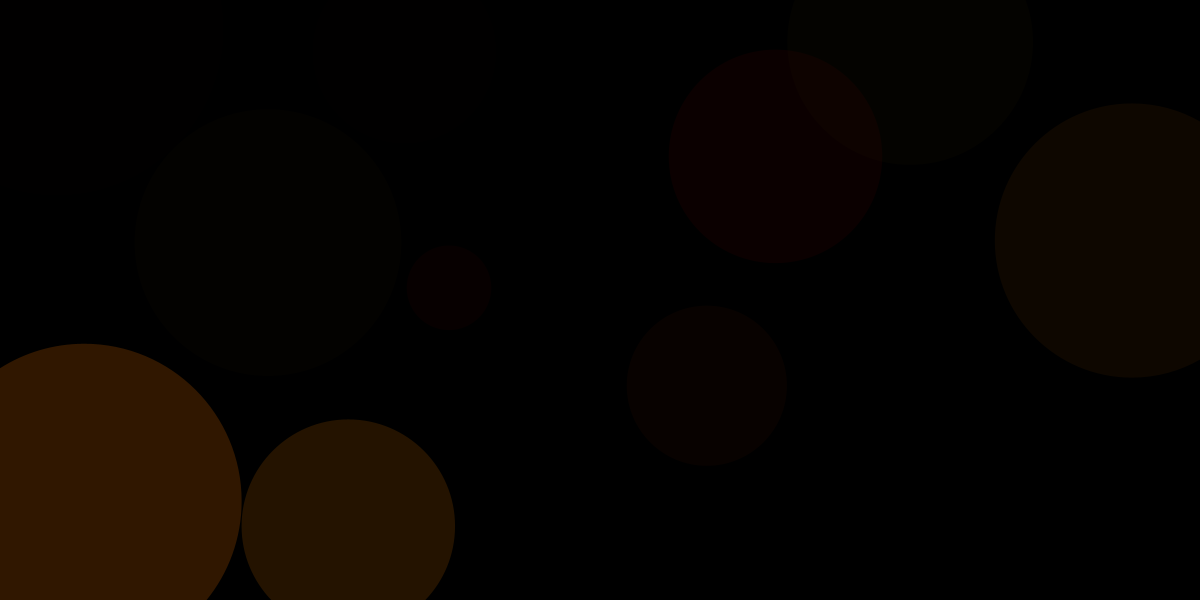
Frame 1 (no input)
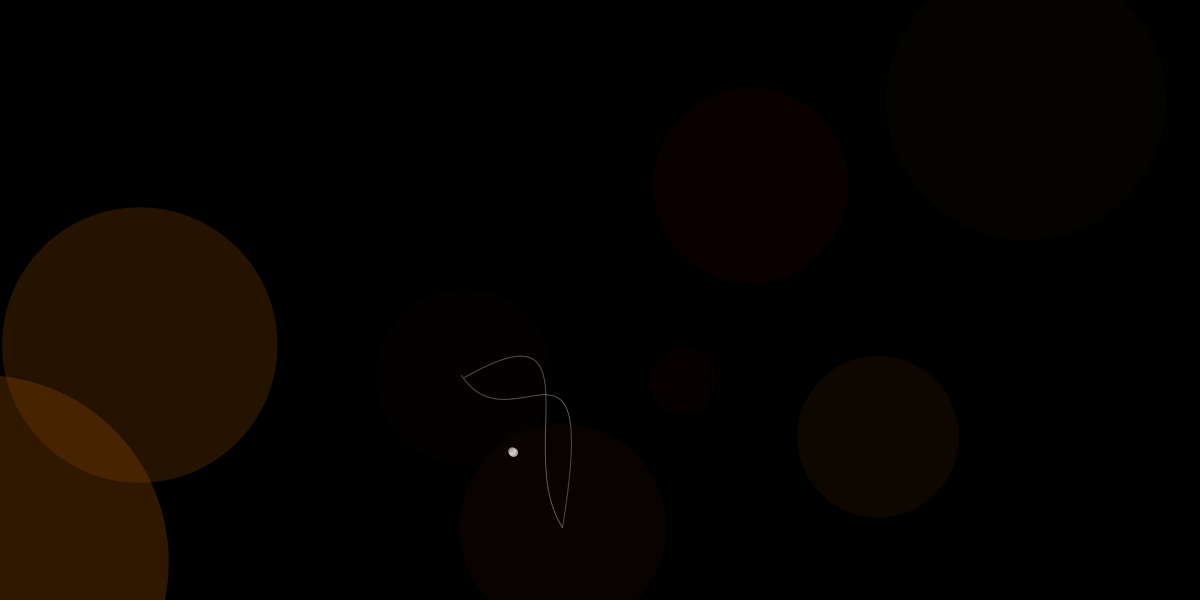
Frame 60 (the mouse pressed at the canvas centre just before this capture)
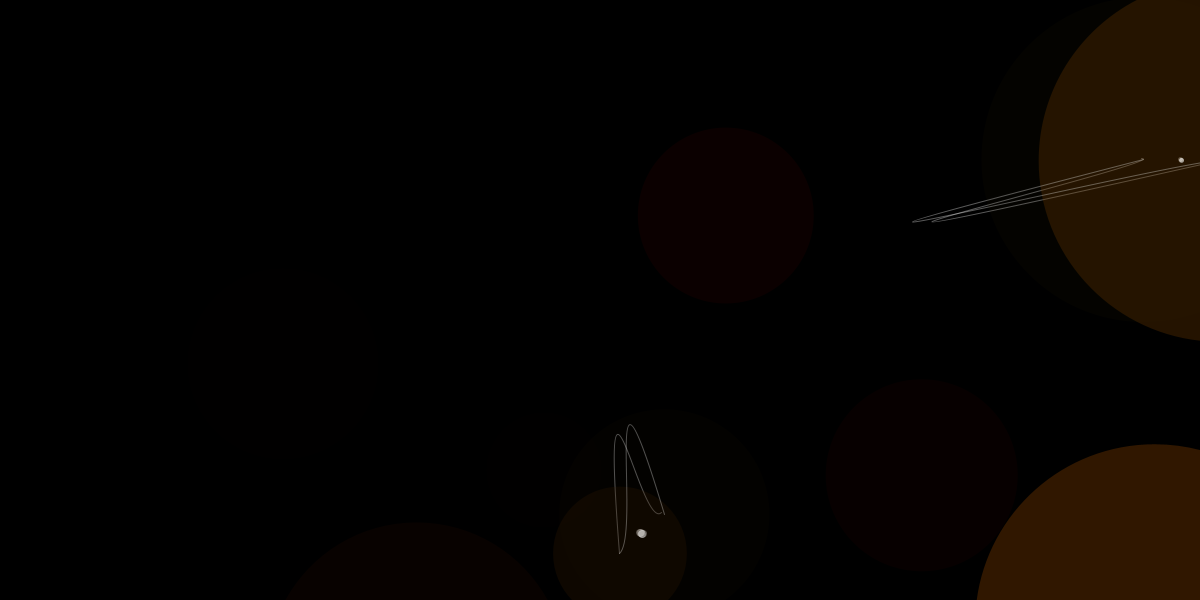
Frame 120 (the mouse held since frame 60 and released just before this capture)

The Processing sketch that drew these frames (run headless with seeded random() and noise(); from frame 60 on, the mouse is pressed at the canvas centre):

// Processing sketch: processing_124054
// ── processing_124054.pde

// Emergence_Practice
// Fall_fallin_Fallen
// Try to create a bird view watching a moving chandelier
// Hanging light bulbs which controled by cable are jumping 
// The size of the light bulbs change
// Reference: http://www.openprocessing.org/sketch/122766
// Su Hsiu Pai shhsiupai"gmail.com

int _num=10;
Circle[]_circleArr= {
};

void setup() {
  size(1200, 600);
  background(0);
  smooth();
  strokeWeight(1);
  fill(150, 150);
  drawCircles();
}

void draw() {
  background(0);
  for (int i = 0; i<_circleArr.length; i++) {
    Circle  thisCirc =_circleArr[i];
    thisCirc.updateMe();
  }
}

void mouseReleased() {
  drawCircles();
}

void drawCircles() {
  for (int i=0; i<_num;i++) {
    Circle thisCirc= new Circle();
    thisCirc.drawMe();
    _circleArr=(Circle[])append(_circleArr, thisCirc);
  }
}

class Circle {
  float x, y;
  float radius;
  color linecol, fillcol;
  float alph;
  float xmove, ymove;
  float colorctrl;
  Circle() {
    x= random(width);
    y= random(height);
    radius = random(100)+5;
    colorctrl = random(255);
    fillcol= color(colorctrl, colorctrl-random(80), random(0));
    alph=random(20, 100);
    xmove = random(10)-5;
    ymove = random(10)-5;
  }




  void drawMe() {
    noStroke();
    fill(fillcol, alph);
    float dis_M = dist(x, y, width/2, height/2);

    ellipse(x, y, radius+dis_M/2, radius+dis_M/2);
   
    stroke(linecol, 150);
    noFill();
   
  }

  void updateMe() {
    x += xmove;
    y += ymove;

    if (radius>30) {
      if (x>(width+radius)) {
        x=0-radius;
      }
      if (x<(0-radius)) {
        x=width+radius;
      }
      if (y>(height+radius)) {
        y=0-radius;
      }
      if (y<(0-radius)) {
        y=height+radius;
      }
    }
    else {
      if (x > (width-radius)) {
        x = width-radius;
        xmove = -xmove;
      }
      if (x < (radius)) {
        x = radius;
        xmove = -xmove;
      }
      if (y > (height-radius)) {
        y = height-radius;
        ymove = -ymove;
      }
      if (y < (radius)) {
        y = radius;
        ymove = -ymove;
      }
    }







    boolean touching = false;
    for (int i = 0; i <_circleArr.length; i++) {
      Circle otherCirc = _circleArr[i];
      if (otherCirc != this) {
        float dis = dist(x, y, otherCirc.x, otherCirc.y);
        float overlap = dis-radius -otherCirc.radius;
        if (overlap<0) {
          float midx, midy;
          float dis_M = dist(x, y, width/2, height/2);
          midx = (x+otherCirc.x)/2;
          midy=(y+otherCirc.y)/2;

          overlap *= -1;
          //ellipse(midx, midy, overlap, overlap);
          stroke(255, 90);
          noFill();
          //line(x,y,otherCirc.x, otherCirc.y);
          beginShape();
          vertex(x, y);
          bezierVertex(width/2, height/2, (x+otherCirc.x)/2, (y+otherCirc.y)/2, otherCirc.x, otherCirc.y);
          endShape();
          fill(255, 150);
          ellipse((x+otherCirc.x)/2, (y+otherCirc.y)/2, 10-dis_M*0.01, 10-dis_M*0.01);
        }
      }
    }



    drawMe();
  }
}
